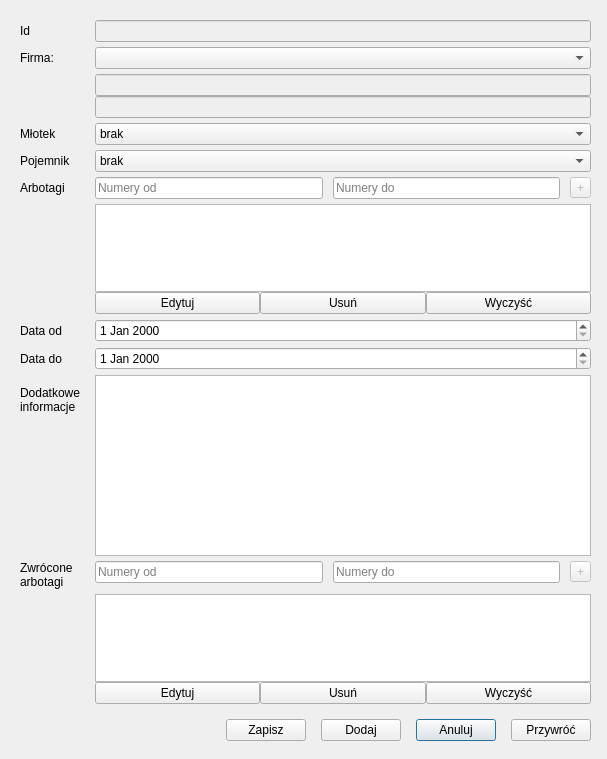
<?xml version="1.0" encoding="UTF-8"?>
<ui version="4.0">
 <class>dlg_inventory</class>
 <widget class="QDialog" name="dlg_inventory">
  <property name="geometry">
   <rect>
    <x>0</x>
    <y>0</y>
    <width>607</width>
    <height>759</height>
   </rect>
  </property>
  <property name="font">
   <font>
    <pointsize>9</pointsize>
    <weight>50</weight>
    <bold>false</bold>
   </font>
  </property>
  <property name="windowTitle">
   <string>Dialog</string>
  </property>
  <property name="modal">
   <bool>false</bool>
  </property>
  <widget class="QWidget" name="layoutWidget">
   <property name="geometry">
    <rect>
     <x>10</x>
     <y>10</y>
     <width>591</width>
     <height>741</height>
    </rect>
   </property>
   <layout class="QVBoxLayout" name="lyt_main">
    <property name="spacing">
     <number>15</number>
    </property>
    <property name="leftMargin">
     <number>10</number>
    </property>
    <property name="topMargin">
     <number>10</number>
    </property>
    <property name="rightMargin">
     <number>10</number>
    </property>
    <property name="bottomMargin">
     <number>10</number>
    </property>
    <item>
     <layout class="QFormLayout" name="formLayout">
      <property name="verticalSpacing">
       <number>5</number>
      </property>
      <item row="0" column="0">
       <widget class="QLabel" name="lbl_id">
        <property name="font">
         <font>
          <pointsize>9</pointsize>
          <weight>50</weight>
          <bold>false</bold>
         </font>
        </property>
        <property name="text">
         <string>Id</string>
        </property>
       </widget>
      </item>
      <item row="0" column="1">
       <widget class="QLineEdit" name="led_id">
        <property name="enabled">
         <bool>false</bool>
        </property>
       </widget>
      </item>
      <item row="1" column="0">
       <widget class="QLabel" name="lbl_contractor">
        <property name="font">
         <font>
          <pointsize>9</pointsize>
          <weight>50</weight>
          <bold>false</bold>
         </font>
        </property>
        <property name="text">
         <string>Firma:</string>
        </property>
       </widget>
      </item>
      <item row="1" column="1">
       <widget class="QComboBox" name="cmb_contractors"/>
      </item>
      <item row="2" column="1">
       <layout class="QGridLayout" name="gridLayout">
        <item row="0" column="0">
         <widget class="QLineEdit" name="led_phone">
          <property name="enabled">
           <bool>false</bool>
          </property>
         </widget>
        </item>
        <item row="1" column="0">
         <widget class="QLineEdit" name="led_email">
          <property name="enabled">
           <bool>false</bool>
          </property>
         </widget>
        </item>
       </layout>
      </item>
      <item row="3" column="0">
       <widget class="QLabel" name="lbl_hamm">
        <property name="font">
         <font>
          <pointsize>9</pointsize>
          <weight>50</weight>
          <bold>false</bold>
         </font>
        </property>
        <property name="text">
         <string>Młotek</string>
        </property>
       </widget>
      </item>
      <item row="3" column="1">
       <widget class="QComboBox" name="cmb_hammers">
        <item>
         <property name="text">
          <string notr="true">brak</string>
         </property>
        </item>
        <item>
         <property name="text">
          <string>1</string>
         </property>
        </item>
        <item>
         <property name="text">
          <string>2</string>
         </property>
        </item>
        <item>
         <property name="text">
          <string>3</string>
         </property>
        </item>
        <item>
         <property name="text">
          <string>4</string>
         </property>
        </item>
        <item>
         <property name="text">
          <string>5</string>
         </property>
        </item>
        <item>
         <property name="text">
          <string>6</string>
         </property>
        </item>
        <item>
         <property name="text">
          <string>7</string>
         </property>
        </item>
        <item>
         <property name="text">
          <string>8</string>
         </property>
        </item>
        <item>
         <property name="text">
          <string>9</string>
         </property>
        </item>
       </widget>
      </item>
      <item row="4" column="0">
       <widget class="QLabel" name="lbl_container">
        <property name="font">
         <font>
          <pointsize>9</pointsize>
          <weight>50</weight>
          <bold>false</bold>
         </font>
        </property>
        <property name="text">
         <string>Pojemnik</string>
        </property>
       </widget>
      </item>
      <item row="4" column="1">
       <widget class="QComboBox" name="cmb_containers">
        <item>
         <property name="text">
          <string notr="true">brak</string>
         </property>
        </item>
        <item>
         <property name="text">
          <string>1</string>
         </property>
        </item>
        <item>
         <property name="text">
          <string>2</string>
         </property>
        </item>
        <item>
         <property name="text">
          <string>3</string>
         </property>
        </item>
        <item>
         <property name="text">
          <string>4</string>
         </property>
        </item>
        <item>
         <property name="text">
          <string>5</string>
         </property>
        </item>
       </widget>
      </item>
      <item row="5" column="0">
       <widget class="QLabel" name="label">
        <property name="text">
         <string>Arbotagi</string>
        </property>
       </widget>
      </item>
      <item row="5" column="1">
       <layout class="QHBoxLayout" name="horizontalLayout_4">
        <property name="spacing">
         <number>10</number>
        </property>
        <property name="leftMargin">
         <number>0</number>
        </property>
        <property name="rightMargin">
         <number>0</number>
        </property>
        <item>
         <widget class="QLineEdit" name="led_from">
          <property name="enabled">
           <bool>true</bool>
          </property>
          <property name="placeholderText">
           <string>Numery od</string>
          </property>
         </widget>
        </item>
        <item>
         <widget class="QLineEdit" name="led_to">
          <property name="enabled">
           <bool>true</bool>
          </property>
          <property name="placeholderText">
           <string>Numery do</string>
          </property>
         </widget>
        </item>
        <item>
         <widget class="QToolButton" name="btn_add_tag">
          <property name="enabled">
           <bool>false</bool>
          </property>
          <property name="text">
           <string>+</string>
          </property>
         </widget>
        </item>
       </layout>
      </item>
      <item row="6" column="1">
       <layout class="QVBoxLayout" name="verticalLayout">
        <item>
         <widget class="QListView" name="lsv_tags">
          <property name="enabled">
           <bool>true</bool>
          </property>
          <property name="maximumSize">
           <size>
            <width>16777215</width>
            <height>100</height>
           </size>
          </property>
          <property name="editTriggers">
           <set>QAbstractItemView::NoEditTriggers</set>
          </property>
         </widget>
        </item>
        <item>
         <layout class="QHBoxLayout" name="horizontalLayout_2">
          <item>
           <widget class="QPushButton" name="btn_mod_tag">
            <property name="text">
             <string>Edytuj</string>
            </property>
            <property name="autoDefault">
             <bool>false</bool>
            </property>
           </widget>
          </item>
          <item>
           <widget class="QPushButton" name="btn_del_tag">
            <property name="text">
             <string>Usuń</string>
            </property>
            <property name="autoDefault">
             <bool>false</bool>
            </property>
           </widget>
          </item>
          <item>
           <widget class="QPushButton" name="btn_clear">
            <property name="text">
             <string>Wyczyść</string>
            </property>
            <property name="autoDefault">
             <bool>false</bool>
            </property>
           </widget>
          </item>
         </layout>
        </item>
       </layout>
      </item>
      <item row="7" column="0">
       <widget class="QLabel" name="lbl_date_from">
        <property name="font">
         <font>
          <pointsize>9</pointsize>
          <weight>50</weight>
          <bold>false</bold>
         </font>
        </property>
        <property name="text">
         <string>Data od</string>
        </property>
       </widget>
      </item>
      <item row="7" column="1">
       <widget class="QDateEdit" name="dte_date_from"/>
      </item>
      <item row="8" column="0">
       <widget class="QLabel" name="lbl_date_to">
        <property name="font">
         <font>
          <pointsize>9</pointsize>
          <weight>50</weight>
          <bold>false</bold>
         </font>
        </property>
        <property name="text">
         <string>Data do</string>
        </property>
       </widget>
      </item>
      <item row="8" column="1">
       <widget class="QDateEdit" name="dte_date_to"/>
      </item>
      <item row="9" column="0">
       <widget class="QLabel" name="lbl_note">
        <property name="font">
         <font>
          <pointsize>9</pointsize>
          <weight>50</weight>
          <bold>false</bold>
         </font>
        </property>
        <property name="text">
         <string>Dodatkowe
informacje</string>
        </property>
       </widget>
      </item>
      <item row="9" column="1">
       <widget class="QTextEdit" name="ted_note"/>
      </item>
      <item row="10" column="0">
       <widget class="QLabel" name="lbl_returned">
        <property name="text">
         <string>Zwrócone
arbotagi</string>
        </property>
       </widget>
      </item>
      <item row="10" column="1">
       <layout class="QHBoxLayout" name="lyt_new_returned">
        <property name="spacing">
         <number>10</number>
        </property>
        <property name="leftMargin">
         <number>0</number>
        </property>
        <property name="rightMargin">
         <number>0</number>
        </property>
        <item>
         <widget class="QLineEdit" name="led_from_returned">
          <property name="enabled">
           <bool>true</bool>
          </property>
          <property name="placeholderText">
           <string>Numery od</string>
          </property>
         </widget>
        </item>
        <item>
         <widget class="QLineEdit" name="led_to_returned">
          <property name="enabled">
           <bool>true</bool>
          </property>
          <property name="placeholderText">
           <string>Numery do</string>
          </property>
         </widget>
        </item>
        <item>
         <widget class="QToolButton" name="btn_add_tag_returned">
          <property name="enabled">
           <bool>false</bool>
          </property>
          <property name="text">
           <string>+</string>
          </property>
         </widget>
        </item>
       </layout>
      </item>
      <item row="11" column="1">
       <layout class="QVBoxLayout" name="lyt_returned">
        <item>
         <widget class="QListView" name="lsv_tags_returned">
          <property name="enabled">
           <bool>true</bool>
          </property>
          <property name="maximumSize">
           <size>
            <width>16777215</width>
            <height>100</height>
           </size>
          </property>
          <property name="editTriggers">
           <set>QAbstractItemView::NoEditTriggers</set>
          </property>
         </widget>
        </item>
        <item>
         <layout class="QHBoxLayout" name="horizontalLayout_6">
          <item>
           <widget class="QPushButton" name="btn_mod_tag_returned">
            <property name="text">
             <string>Edytuj</string>
            </property>
            <property name="autoDefault">
             <bool>false</bool>
            </property>
           </widget>
          </item>
          <item>
           <widget class="QPushButton" name="btn_del_tag_returned">
            <property name="text">
             <string>Usuń</string>
            </property>
            <property name="autoDefault">
             <bool>false</bool>
            </property>
           </widget>
          </item>
          <item>
           <widget class="QPushButton" name="btn_clear_returned">
            <property name="text">
             <string>Wyczyść</string>
            </property>
            <property name="autoDefault">
             <bool>false</bool>
            </property>
           </widget>
          </item>
         </layout>
        </item>
       </layout>
      </item>
     </layout>
    </item>
    <item>
     <layout class="QHBoxLayout" name="lyt_btn">
      <item>
       <spacer name="horizontalSpacer">
        <property name="orientation">
         <enum>Qt::Horizontal</enum>
        </property>
        <property name="sizeHint" stdset="0">
         <size>
          <width>40</width>
          <height>20</height>
         </size>
        </property>
       </spacer>
      </item>
      <item>
       <widget class="QPushButton" name="btn_modify">
        <property name="font">
         <font>
          <pointsize>9</pointsize>
          <weight>50</weight>
          <bold>false</bold>
         </font>
        </property>
        <property name="text">
         <string>Zapisz</string>
        </property>
        <property name="autoDefault">
         <bool>false</bool>
        </property>
       </widget>
      </item>
      <item>
       <widget class="QPushButton" name="btn_add">
        <property name="font">
         <font>
          <pointsize>9</pointsize>
          <weight>50</weight>
          <bold>false</bold>
         </font>
        </property>
        <property name="text">
         <string>Dodaj</string>
        </property>
        <property name="autoDefault">
         <bool>false</bool>
        </property>
       </widget>
      </item>
      <item>
       <widget class="QPushButton" name="btn_cancel">
        <property name="font">
         <font>
          <pointsize>9</pointsize>
          <weight>50</weight>
          <bold>false</bold>
         </font>
        </property>
        <property name="text">
         <string>Anuluj</string>
        </property>
       </widget>
      </item>
      <item>
       <widget class="QPushButton" name="btn_return">
        <property name="font">
         <font>
          <pointsize>9</pointsize>
          <weight>50</weight>
          <bold>false</bold>
         </font>
        </property>
        <property name="text">
         <string>Przywróć</string>
        </property>
        <property name="autoDefault">
         <bool>false</bool>
        </property>
       </widget>
      </item>
     </layout>
    </item>
   </layout>
  </widget>
 </widget>
 <resources/>
 <connections/>
</ui>
